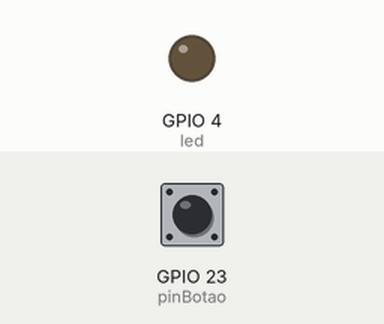
This program was run on a simulated ESP32. On the bench: output pins drawn as LEDs (lit = HIGH). The test bench sets the inputs (shaded band); at power-on: GPIO 23 (pinBotao) HIGH.

Above: at 1.2 s.
1.3 s: GPIO 23 (pinBotao) pulled LOW for 0.15 s
At 2.3 s:
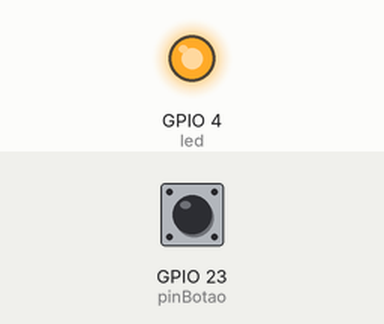
2.9 s: GPIO 23 (pinBotao) pulled LOW for 1 s
At 4.7 s:
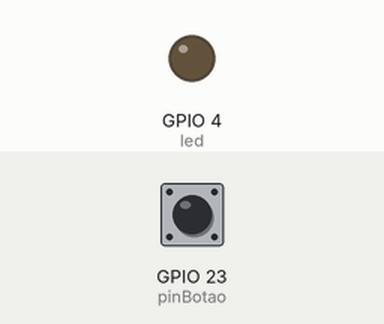
5.4 s: GPIO 23 (pinBotao) pulled LOW for 3.2 s
At 7.51 s:
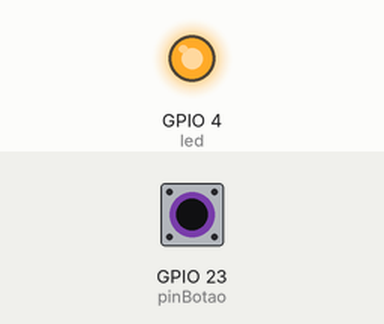
Timing chart, 0 to 9.1 s (numbered marks = the images above; inputs shaded):
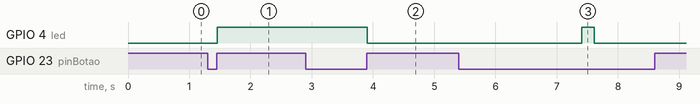

Measured:
- after the input at 1.3 s, GPIO 4 (led): LOW → HIGH after 0.16 s
- after the input at 2.9 s, GPIO 4 (led): HIGH → LOW after 1.0 s
- after the input at 5.4 s, GPIO 4 (led): LOW → HIGH after 2.0 s, → LOW 0.20 s later

The program:

main.cpp
```cpp
#include <Arduino.h>
#include <Bounce2.h>

Bounce btn = Bounce();


#define led 4
#define pinBotao 23
//bool estadoAnteriorB = 0;
//int contagem = 0;
//bool estadoAtualB;
bool estadoLed;
int duracao = 2000;
bool acionado = LOW;


void setup() {
  pinMode(led, OUTPUT);
  //pinMode(pinBotao, INPUT_PULLUP);
  btn.attach( pinBotao ,  INPUT_PULLUP );
  Serial.begin(115200);

}

void loop() {

//  estadoAtualB = digitalRead(pinBotao);
//
//
//  if(estadoAnteriorB == 1 && estadoAtualB == 0){
//    contagem++;
//    Serial.println(contagem);
//    estadoLed=!estadoLed;
//  }
//
//
//
//  estadoAnteriorB = estadoAtualB;
//
//  digitalWrite(led, estadoLed);


//ex. 1 bounce
//  btn.update();
//
//
//  if (btn.fell()){
//    estadoLed =! estadoLed;
//  }
//
//  digitalWrite(led, estadoLed);

//ex. 2 bounce


//  btn.update();
//  if(!btn.read()){
//    if (btn.currentDuration() == 2000 && acionado == false){
//      estadoLed =! estadoLed;
//      acionado = true;
//
//    }
//  }
//
//  if (btn.read()){
//    acionado = false;
//  }
//
//  digitalWrite(led, estadoLed);

// ex. 3 bounce

btn.update();

  if(btn.read() == LOW && btn.currentDuration() >= duracao && !acionado){
    digitalWrite(led, HIGH);
    delay(200);
    digitalWrite(led, LOW);

    acionado = true;
  }

  if (btn.rose()){
    if (!acionado) {
      estadoLed = !estadoLed;
      digitalWrite(led, estadoLed);
    }
    acionado = false;

  }
  //qualquer alteração
  //Serial.println(btn.changed());
  //delay(1000);

  //retorna 1 quando o botão foi pressionado
  //Serial.println(btn.fell());

  //retorna o tempo do estado atual do botão
  //Serial.println(btn.currentDuration());
}
```
